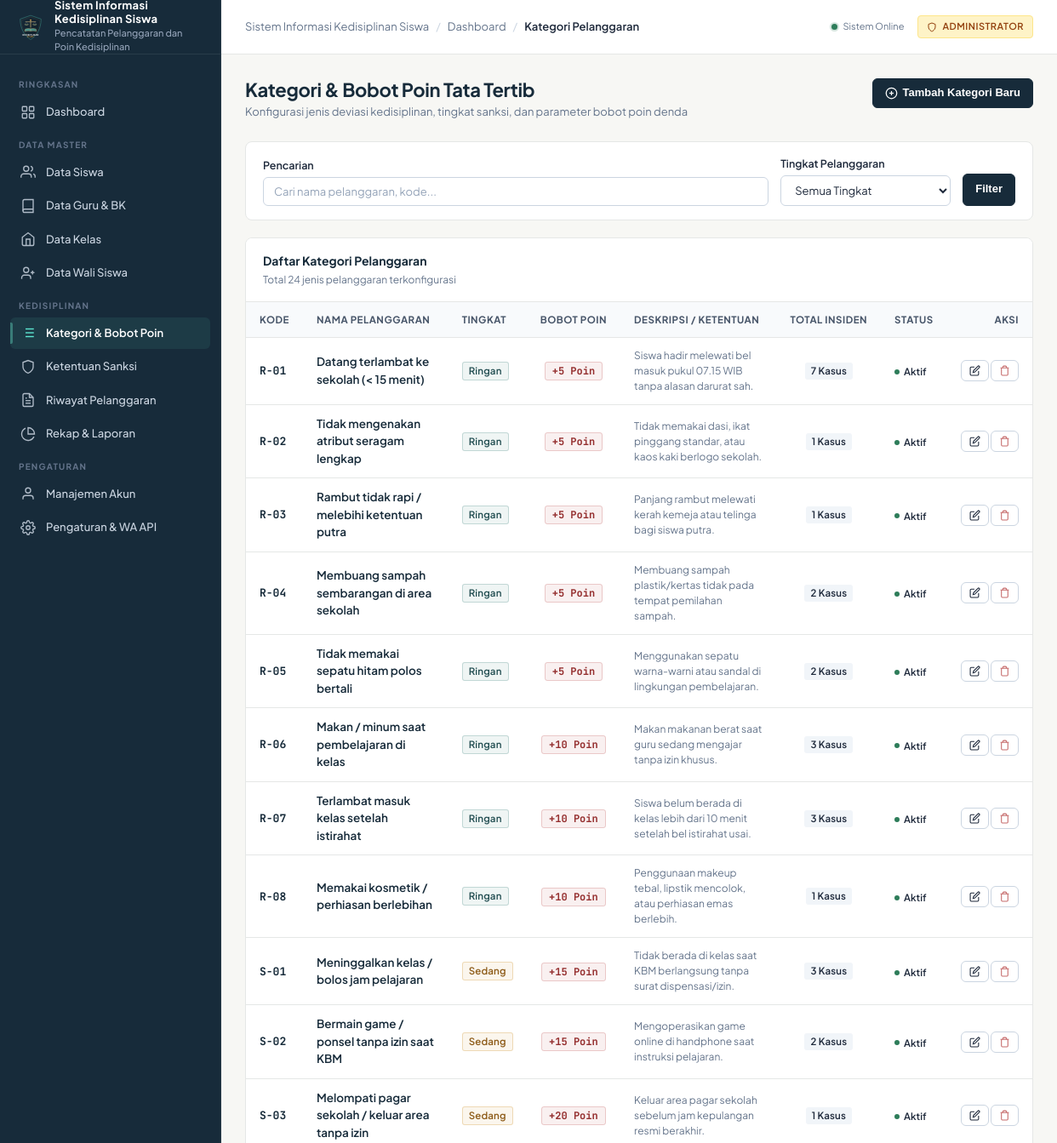
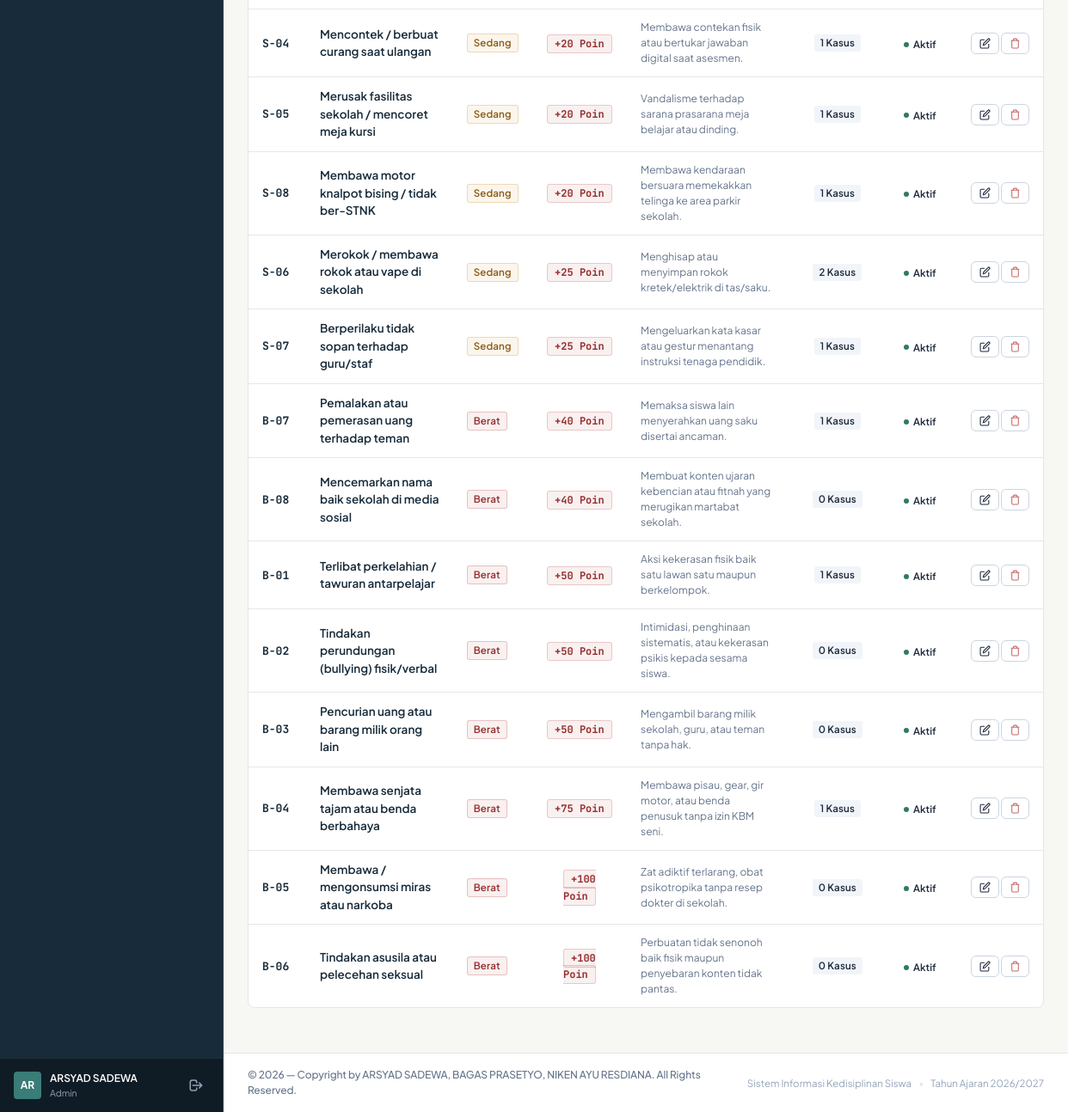
Screenshot of /admin/categories.php (signed in) with the database file from the repository (2 pictures, top to bottom).
### tables this page shows
CREATE TABLE `users` (
    `id` INT AUTO_INCREMENT PRIMARY KEY,
    `username` VARCHAR(50) NOT NULL UNIQUE,
    `password` VARCHAR(255) NOT NULL,
    `full_name` VARCHAR(100) NOT NULL,
    `role` ENUM('admin', 'teacher', 'parent') NOT NULL,
    `status` ENUM('active', 'inactive') NOT NULL DEFAULT 'active',
    `last_login` DATETIME NULL,
    `created_at` TIMESTAMP DEFAULT CURRENT_TIMESTAMP,
    `updated_at` TIMESTAMP DEFAULT CURRENT_TIMESTAMP ON UPDATE CURRENT_TIMESTAMP
);

CREATE TABLE `violation_categories` (
    `id` INT AUTO_INCREMENT PRIMARY KEY,
    `kode` VARCHAR(20) NOT NULL UNIQUE,
    `nama_pelanggaran` VARCHAR(150) NOT NULL,
    `tingkat` ENUM('Ringan', 'Sedang', 'Berat') NOT NULL,
    `poin` INT NOT NULL,
    `deskripsi` TEXT NULL,
    `status` ENUM('active', 'inactive') NOT NULL DEFAULT 'active',
    `created_at` TIMESTAMP DEFAULT CURRENT_TIMESTAMP,
    `updated_at` TIMESTAMP DEFAULT CURRENT_TIMESTAMP ON UPDATE CURRENT_TIMESTAMP
);

### includes/functions.php (called while the page is built, shortened)
<?php
function e($value) {
    return htmlspecialchars((string)($value ?? ''), ENT_QUOTES, 'UTF-8');
}

### includes/auth.php (called while the page is built, shortened)
<?php
function current_user() {
    static $user = null;
    if ($user !== null) return $user;
    try {
        $pdo = get_db_connection();
        $stmt = $pdo->prepare("
            SELECT id, username, full_name, role, status
            FROM users
            WHERE id = ? AND status = 'active'
        ");
        $stmt->execute([$_SESSION['user_id']]);
        $user = $stmt->fetch();
    } catch (Throwable $e) {
        return null;
    }
    return $user;
}
function require_role($allowed_roles) {
    $user = current_user();
}

### admin/categories.php (the view, shortened to what this page needs)
<?php
require_role(['admin']);
$pdo = get_db_connection();
$filter_search = trim($_GET['search'] ?? '');
$where = ["1=1"];
$params = [];
$where_sql = implode(" AND ", $where);
$stmt = $pdo->prepare("
    SELECT vc.*,
           (SELECT COUNT(*) FROM violation_records vr WHERE vr.category_id = vc.id) as total_kejadian
    FROM violation_categories vc
    WHERE {$where_sql}
    ORDER BY vc.tingkat ASC, vc.poin ASC, vc.kode ASC
");
$stmt->execute($params);
$categories = $stmt->fetchAll();
require_once __DIR__ . '/../includes/header.php';
?>
<div class="page-header">
  <div>
    <h1 class="page-title">Kategori & Bobot Poin Tata Tertib</h1>
    <p class="page-subtitle">Konfigurasi jenis deviasi kedisiplinan, tingkat sanksi, dan parameter bobot poin denda</p>
  </div>
  <div class="page-actions">
    <button type="button" class="btn btn-primary" onclick="openAddModal()">
      <svg width="15" height="15" viewBox="0 0 24 24" fill="none" stroke="currentColor" stroke-width="2"><circle cx="12" cy="12" r="10"/><line x1="12" y1="8" x2="12" y2="16"/><line x1="8" y1="12" x2="16" y2="12"/></svg>
      <span>Tambah Kategori Baru</span>
    </button>
  </div>
</div>
<div class="surface-card" style="margin-bottom: 20px;">
  <div class="card-body-styled" style="padding: 16px 20px;">
    <form method="GET" action="<?= BASE_URL ?>/admin/categories.php" style="display: flex; gap: 14px; flex-wrap: wrap; align-items: flex-end;">
      <div style="flex: 1; min-width: 220px;">
        <label class="form-label" style="margin-bottom: 4px;">Pencarian</label>
        <input type="text" name="search" class="form-control" placeholder="Cari nama pelanggaran, kode..." value="<?= e($filter_search) ?>">
      </div>
      <div style="width: 200px;">
        <label class="form-label" style="margin-bottom: 4px;">Tingkat Pelanggaran</label>
        <select name="tingkat" class="form-control">
          <option value="">Semua Tingkat</option>
        </select>
      </div>
      <div style="display: flex; gap: 8px;">
        <button type="submit" class="btn btn-primary" style="height: 38px;">Filter</button>
      </div>
    </form>
  </div>
</div>
<div class="surface-card">
  <div class="card-header-styled">
    <div>
      <h2 class="card-title-styled">Daftar Kategori Pelanggaran</h2>
      <span class="card-subtitle-styled">Total <?= count($categories) ?> jenis pelanggaran terkonfigurasi</span>
    </div>
  </div>
  <div class="card-body-styled" style="padding: 0;">
    <div class="table-responsive">
      <table class="app-table">
        <thead>
          <tr>
            <th>Kode</th>
            <th>Nama Pelanggaran</th>
            <th>Tingkat</th>
            <th style="text-align: center;">Bobot Poin</th>
            <th>Deskripsi / Ketentuan</th>
            <th style="text-align: center;">Total Insiden</th>
            <th>Status</th>
            <th style="text-align: right;">Aksi</th>
          </tr>
        </thead>
        <tbody>
          <?php if (empty($categories)): ?>
            <tr>
              <td colspan="8">
                <div class="empty-state">
                  <div class="empty-state-title">Tidak ada kategori ditemukan</div>
                  <div class="empty-state-text">Silakan sesuaikan filter atau tambahkan kategori baru.</div>
                </div>
              </td>
            </tr>
          <?php else: ?>
            <?php foreach ($categories as $cat):
              $sev_class = ($cat['tingkat'] === 'Berat') ? 'badge-berat' : (($cat['tingkat'] === 'Sedang') ? 'badge-sedang' : 'badge-ringan');
            ?>
              <tr>
                <td>
                  <span style="font-family: var(--font-mono); font-weight: 700; color: var(--color-primary);"><?= e($cat['kode']) ?></span>
                </td>
                <td>
                  <span style="font-weight: 600; color: var(--color-primary); font-size: 13.5px;"><?= e($cat['nama_pelanggaran']) ?></span>
                </td>
                <td>
                  <span class="badge <?= $sev_class ?>"><?= e($cat['tingkat']) ?></span>
                </td>
                <td style="text-align: center;">
                  <span class="badge-points danger" style="font-size: 12px; font-weight: 700;">+<?= (int)$cat['poin'] ?> Poin</span>
                </td>
                <td>
                  <div style="font-size: 12px; color: var(--color-text-muted); max-width: 300px;"><?= e($cat['deskripsi'] ?: '-') ?></div>
                </td>
                <td style="text-align: center;">
                  <span class="badge" style="background-color: #F1F5F9; font-weight: 600;"><?= (int)$cat['total_kejadian'] ?> Kasus</span>
                </td>
                <td>
                  <span class="status-pill <?= $cat['status'] === 'active' ? 'selesai' : 'menunggu' ?>">
                    <span class="status-dot"></span>
                    <?= $cat['status'] === 'active' ? 'Aktif' : 'Nonaktif' ?>
                  </span>
                </td>
                <td style="text-align: right; white-space: nowrap;">
                  <button type="button" class="btn btn-secondary btn-sm" onclick='editCategory(<?= json_encode($cat) ?>)' title="Ubah Parameter">
                    <svg width="13" height="13" viewBox="0 0 24 24" fill="none" stroke="currentColor" stroke-width="2"><path d="M11 4H4a2 2 0 0 0-2 2v14a2 2 0 0 0 2 2h14a2 2 0 0 0 2-2v-7"/><path d="M18.5 2.5a2.121 2.121 0 0 1 3 3L12 15l-4 1 1-4 9.5-9.5z"/></svg>
                  </button>
                  <button type="button" class="btn btn-secondary btn-sm" onclick="deleteCategory(<?= (int)$cat['id'] ?>, '<?= e(addslashes($cat['nama_pelanggaran'])) ?>')" style="color: var(--color-danger);" title="Hapus">
                    <svg width="13" height="13" viewBox="0 0 24 24" fill="none" stroke="currentColor" stroke-width="2"><polyline points="3 6 5 6 21 6"/><path d="M19 6v14a2 2 0 0 1-2 2H7a2 2 0 0 1-2-2V6m3 0V4a2 2 0 0 1 2-2h4a2 2 0 0 1 2 2v2"/></svg>
                  </button>
                </td>
              </tr>
            <?php endforeach; ?>
          <?php endif; ?>
        </tbody>
      </table>
    </div>
  </div>
</div>
<?php require_once __DIR__ . '/../includes/footer.php'; ?>

### includes/sidebar.php (shortened to what this page needs)
<?php
$user = current_user();
$current_page = basename($_SERVER['PHP_SELF']);
?>
<aside class="app-sidebar" id="app-sidebar">
  <div class="sidebar-header">
    <div class="sidebar-logo">
      <img src="<?= BASE_URL ?>/assets/images/logo.svg" alt="Logo Sistem Informasi Kedisiplinan" style="width: 32px; height: 32px;">
    </div>
    <div class="sidebar-brand-text">
      <span class="sidebar-brand-title"><?= e(APP_NAME) ?></span>
      <span class="sidebar-brand-sub"><?= e(APP_SUBTITLE) ?></span>
    </div>
  </div>
  <div class="sidebar-content">
    <?php if ($user['role'] === 'admin'): ?>
      <div class="nav-section-title">Ringkasan</div>
      <ul class="sidebar-nav">
        <li class="sidebar-nav-item">
          <a href="<?= BASE_URL ?>/admin/dashboard.php" class="sidebar-nav-link <?= $current_page === 'dashboard.php' ? 'active' : '' ?>">
            <svg class="sidebar-icon" viewBox="0 0 24 24" fill="none" stroke="currentColor"><rect x="3" y="3" width="7" height="7" rx="1"/><rect x="14" y="3" width="7" height="7" rx="1"/><rect x="14" y="14" width="7" height="7" rx="1"/><rect x="3" y="14" width="7" height="7" rx="1"/></svg>
            <span>Dashboard</span>
          </a>
        </li>
      </ul>
      <div class="nav-section-title">Data Master</div>
      <ul class="sidebar-nav">
        <li class="sidebar-nav-item">
          <a href="<?= BASE_URL ?>/admin/students.php" class="sidebar-nav-link <?= $current_page === 'students.php' ? 'active' : '' ?>">
            <svg class="sidebar-icon" viewBox="0 0 24 24" fill="none" stroke="currentColor"><path d="M17 21v-2a4 4 0 0 0-4-4H5a4 4 0 0 0-4 4v2"/><circle cx="9" cy="7" r="4"/><path d="M23 21v-2a4 4 0 0 0-3-3.87"/><path d="M16 3.13a4 4 0 0 1 0 7.75"/></svg>
            <span>Data Siswa</span>
          </a>
        </li>
        <li class="sidebar-nav-item">
          <a href="<?= BASE_URL ?>/admin/teachers.php" class="sidebar-nav-link <?= $current_page === 'teachers.php' ? 'active' : '' ?>">
            <svg class="sidebar-icon" viewBox="0 0 24 24" fill="none" stroke="currentColor"><path d="M4 19.5A2.5 2.5 0 0 1 6.5 17H20"/><path d="M6.5 2H20v20H6.5A2.5 2.5 0 0 1 4 19.5v-15A2.5 2.5 0 0 1 6.5 2z"/></svg>
            <span>Data Guru & BK</span>
          </a>
        </li>
        <li class="sidebar-nav-item">
          <a href="<?= BASE_URL ?>/admin/classes.php" class="sidebar-nav-link <?= $current_page === 'classes.php' ? 'active' : '' ?>">
            <svg class="sidebar-icon" viewBox="0 0 24 24" fill="none" stroke="currentColor"><path d="M3 9l9-7 9 7v11a2 2 0 0 1-2 2H5a2 2 0 0 1-2-2z"/><polyline points="9 22 9 12 15 12 15 22"/></svg>
            <span>Data Kelas</span>
          </a>
        </li>
        <li class="sidebar-nav-item">
          <a href="<?= BASE_URL ?>/admin/parents.php" class="sidebar-nav-link <?= $current_page === 'parents.php' ? 'active' : '' ?>">
            <svg class="sidebar-icon" viewBox="0 0 24 24" fill="none" stroke="currentColor"><path d="M16 21v-2a4 4 0 0 0-4-4H6a4 4 0 0 0-4 4v2"/><circle cx="9" cy="7" r="4"/><line x1="19" y1="8" x2="19" y2="14"/><line x1="22" y1="11" x2="16" y2="11"/></svg>
            <span>Data Wali Siswa</span>
          </a>
        </li>
      </ul>
      <div class="nav-section-title">Kedisiplinan</div>
      <ul class="sidebar-nav">
        <li class="sidebar-nav-item">
          <a href="<?= BASE_URL ?>/admin/categories.php" class="sidebar-nav-link <?= $current_page === 'categories.php' ? 'active' : '' ?>">
            <svg class="sidebar-icon" viewBox="0 0 24 24" fill="none" stroke="currentColor"><line x1="8" y1="6" x2="21" y2="6"/><line x1="8" y1="12" x2="21" y2="12"/><line x1="8" y1="18" x2="21" y2="18"/><line x1="3" y1="6" x2="3.01" y2="6"/><line x1="3" y1="12" x2="3.01" y2="12"/><line x1="3" y1="18" x2="3.01" y2="18"/></svg>
            <span>Kategori & Bobot Poin</span>
          </a>
        </li>
        <li class="sidebar-nav-item">
          <a href="<?= BASE_URL ?>/admin/sanctions.php" class="sidebar-nav-link <?= $current_page === 'sanctions.php' ? 'active' : '' ?>">
            <svg class="sidebar-icon" viewBox="0 0 24 24" fill="none" stroke="currentColor"><path d="M12 22s8-4 8-10V5l-8-3-8 3v7c0 6 8 10 8 10z"/></svg>
            <span>Ketentuan Sanksi</span>
          </a>
        </li>
        <li class="sidebar-nav-item">
          <a href="<?= BASE_URL ?>/admin/violations.php" class="sidebar-nav-link <?= $current_page === 'violations.php' ? 'active' : '' ?>">
            <svg class="sidebar-icon" viewBox="0 0 24 24" fill="none" stroke="currentColor"><path d="M14 2H6a2 2 0 0 0-2 2v16a2 2 0 0 0 2 2h12a2 2 0 0 0 2-2V8z"/><polyline points="14 2 14 8 20 8"/><line x1="16" y1="13" x2="8" y2="13"/><line x1="16" y1="17" x2="8" y2="17"/><polyline points="10 9 9 9 8 9"/></svg>
            <span>Riwayat Pelanggaran</span>
          </a>
        </li>
        <li class="sidebar-nav-item">
          <a href="<?= BASE_URL ?>/admin/reports.php" class="sidebar-nav-link <?= $current_page === 'reports.php' ? 'active' : '' ?>">
            <svg class="sidebar-icon" viewBox="0 0 24 24" fill="none" stroke="currentColor"><path d="M21.21 15.89A10 10 0 1 1 8 2.83"/><path d="M22 12A10 10 0 0 0 12 2v10z"/></svg>
            <span>Rekap & Laporan</span>
          </a>
        </li>
      </ul>
      <div class="nav-section-title">Pengaturan</div>
      <ul class="sidebar-nav">
        <li class="sidebar-nav-item">
          <a href="<?= BASE_URL ?>/admin/users.php" class="sidebar-nav-link <?= $current_page === 'users.php' ? 'active' : '' ?>">
            <svg class="sidebar-icon" viewBox="0 0 24 24" fill="none" stroke="currentColor"><path d="M20 21v-2a4 4 0 0 0-4-4H8a4 4 0 0 0-4 4v2"/><circle cx="12" cy="7" r="4"/></svg>
            <span>Manajemen Akun</span>
          </a>
        </li>
        <li class="sidebar-nav-item">
          <a href="<?= BASE_URL ?>/admin/settings.php" class="sidebar-nav-link <?= $current_page === 'settings.php' ? 'active' : '' ?>">
            <span>Pengaturan & WA API</span>
          </a>
        </li>
      </ul>
    <?php endif; ?>
  </div>
  <div class="sidebar-footer">
    <div class="user-mini-profile">
      <div class="user-avatar-initials">
        <?= strtoupper(substr($user['full_name'], 0, 2)) ?>
      </div>
      <div class="user-info">
        <span class="user-name" title="<?= e($user['full_name']) ?>"><?= e($user['full_name']) ?></span>
        <span class="user-role"><?= e($user['role']) ?></span>
      </div>
    </div>
    <a href="<?= BASE_URL ?>/logout.php" class="btn-logout" title="Keluar dari Sistem">
      <svg width="18" height="18" viewBox="0 0 24 24" fill="none" stroke="currentColor" stroke-width="2">
        <path stroke-linecap="round" stroke-linejoin="round" d="M17 16l4-4m0 0l-4-4m4 4H7m6 4v1a3 3 0 01-3 3H6a3 3 0 01-3-3V7a3 3 0 013-3h4a3 3 0 013 3v1"/>
      </svg>
    </a>
  </div>
</aside>

### rows the page displays
users: full_name "AR", full_name "ARSYAD SADEWA", role "Admin"
violation_categories: kode "R-01", nama_pelanggaran "Datang terlambat ke sekolah (< 15 menit)", tingkat "Ringan", poin "5", deskripsi "Siswa hadir melewati bel masuk pukul 07.15 WIB tanpa alasan darurat sah.", total_kejadian "7", status "Aktif"
violation_categories: kode "R-02", nama_pelanggaran "Tidak mengenakan atribut seragam lengkap", tingkat "Ringan", poin "5", deskripsi "Tidak memakai dasi, ikat pinggang standar, atau kaos kaki berlogo sekolah.", total_kejadian "1", status "Aktif"
violation_categories: kode "R-03", nama_pelanggaran "Rambut tidak rapi / melebihi ketentuan putra", tingkat "Ringan", poin "5", deskripsi "Panjang rambut melewati kerah kemeja atau telinga bagi siswa putra.", total_kejadian "1", status "Aktif"
violation_categories: kode "R-04", nama_pelanggaran "Membuang sampah sembarangan di area sekolah", tingkat "Ringan", poin "5", deskripsi "Membuang sampah plastik/kertas tidak pada tempat pemilahan sampah.", total_kejadian "2", status "Aktif"
violation_categories: kode "R-05", nama_pelanggaran "Tidak memakai sepatu hitam polos bertali", tingkat "Ringan", poin "5", deskripsi "Menggunakan sepatu warna-warni atau sandal di lingkungan pembelajaran.", total_kejadian "2", status "Aktif"
violation_categories: kode "R-06", nama_pelanggaran "Makan / minum saat pembelajaran di kelas", tingkat "Ringan", poin "10", deskripsi "Makan makanan berat saat guru sedang mengajar tanpa izin khusus.", total_kejadian "3", status "Aktif"
violation_categories: kode "R-07", nama_pelanggaran "Terlambat masuk kelas setelah istirahat", tingkat "Ringan", poin "10", deskripsi "Siswa belum berada di kelas lebih dari 10 menit setelah bel istirahat usai.", total_kejadian "3", status "Aktif"
violation_categories: kode "R-08", nama_pelanggaran "Memakai kosmetik / perhiasan berlebihan", tingkat "Ringan", poin "10", deskripsi "Penggunaan makeup tebal, lipstik mencolok, atau perhiasan emas berlebih.", total_kejadian "1", status "Aktif"
violation_categories: kode "S-01", nama_pelanggaran "Meninggalkan kelas / bolos jam pelajaran", tingkat "Sedang", poin "15", deskripsi "Tidak berada di kelas saat KBM berlangsung tanpa surat dispensasi/izin.", total_kejadian "3", status "Aktif"
violation_categories: kode "S-02", nama_pelanggaran "Bermain game / ponsel tanpa izin saat KBM", tingkat "Sedang", poin "15", deskripsi "Mengoperasikan game online di handphone saat instruksi pelajaran.", total_kejadian "2", status "Aktif"
violation_categories: kode "S-03", nama_pelanggaran "Melompati pagar sekolah / keluar area tanpa izin", tingkat "Sedang", poin "20", deskripsi "Keluar area pagar sekolah sebelum jam kepulangan resmi berakhir.", total_kejadian "1", status "Aktif"
violation_categories: kode "S-04", nama_pelanggaran "Mencontek / berbuat curang saat ulangan", tingkat "Sedang", poin "20", deskripsi "Membawa contekan fisik atau bertukar jawaban digital saat asesmen.", total_kejadian "1", status "Aktif"
violation_categories: kode "S-05", nama_pelanggaran "Merusak fasilitas sekolah / mencoret meja kursi", tingkat "Sedang", poin "20", deskripsi "Vandalisme terhadap sarana prasarana meja belajar atau dinding.", total_kejadian "1", status "Aktif"
violation_categories: kode "S-08", nama_pelanggaran "Membawa motor knalpot bising / tidak ber-STNK", tingkat "Sedang", poin "20", deskripsi "Membawa kendaraan bersuara memekakkan telinga ke area parkir sekolah.", total_kejadian "1", status "Aktif"
violation_categories: kode "S-06", nama_pelanggaran "Merokok / membawa rokok atau vape di sekolah", tingkat "Sedang", poin "25", deskripsi "Menghisap atau menyimpan rokok kretek/elektrik di tas/saku.", total_kejadian "2", status "Aktif"
violation_categories: kode "S-07", nama_pelanggaran "Berperilaku tidak sopan terhadap guru/staf", tingkat "Sedang", poin "25", deskripsi "Mengeluarkan kata kasar atau gestur menantang instruksi tenaga pendidik.", total_kejadian "1", status "Aktif"
violation_categories: kode "B-07", nama_pelanggaran "Pemalakan atau pemerasan uang terhadap teman", tingkat "Berat", poin "40", deskripsi "Memaksa siswa lain menyerahkan uang saku disertai ancaman.", total_kejadian "1", status "Aktif"
violation_categories: kode "B-08", nama_pelanggaran "Mencemarkan nama baik sekolah di media sosial", tingkat "Berat", poin "40", deskripsi "Membuat konten ujaran kebencian atau fitnah yang merugikan martabat sekolah.", total_kejadian "0", status "Aktif"
violation_categories: kode "B-01", nama_pelanggaran "Terlibat perkelahian / tawuran antarpelajar", tingkat "Berat", poin "50", deskripsi "Aksi kekerasan fisik baik satu lawan satu maupun berkelompok.", total_kejadian "1", status "Aktif"
violation_categories: kode "B-02", nama_pelanggaran "Tindakan perundungan (bullying) fisik/verbal", tingkat "Berat", poin "50", deskripsi "Intimidasi, penghinaan sistematis, atau kekerasan psikis kepada sesama siswa.", total_kejadian "0", status "Aktif"
violation_categories: kode "B-03", nama_pelanggaran "Pencurian uang atau barang milik orang lain", tingkat "Berat", poin "50", deskripsi "Mengambil barang milik sekolah, guru, atau teman tanpa hak.", total_kejadian "0", status "Aktif"
violation_categories: kode "B-04", nama_pelanggaran "Membawa senjata tajam atau benda berbahaya", tingkat "Berat", poin "75", deskripsi "Membawa pisau, gear, gir motor, atau benda penusuk tanpa izin KBM seni.", total_kejadian "1", status "Aktif"
violation_categories: kode "B-05", nama_pelanggaran "Membawa / mengonsumsi miras atau narkoba", tingkat "Berat", poin "100", deskripsi "Zat adiktif terlarang, obat psikotropika tanpa resep dokter di sekolah.", total_kejadian "0", status "Aktif"
violation_categories: kode "B-06", nama_pelanggaran "Tindakan asusila atau pelecehan seksual", tingkat "Berat", poin "100", deskripsi "Perbuatan tidak senonoh baik fisik maupun penyebaran konten tidak pantas.", total_kejadian "0", status "Aktif"

### other values shown
APP_NAME "Sistem Informasi Kedisiplinan Siswa"
APP_SUBTITLE "Pencatatan Pelanggaran dan Poin Kedisiplinan"
$b['title'] "Dashboard"
$b['title'] "Kategori Pelanggaran"
count($categories) "24"
get_setting('academic_year', '2026/2027') "2026/2027"
